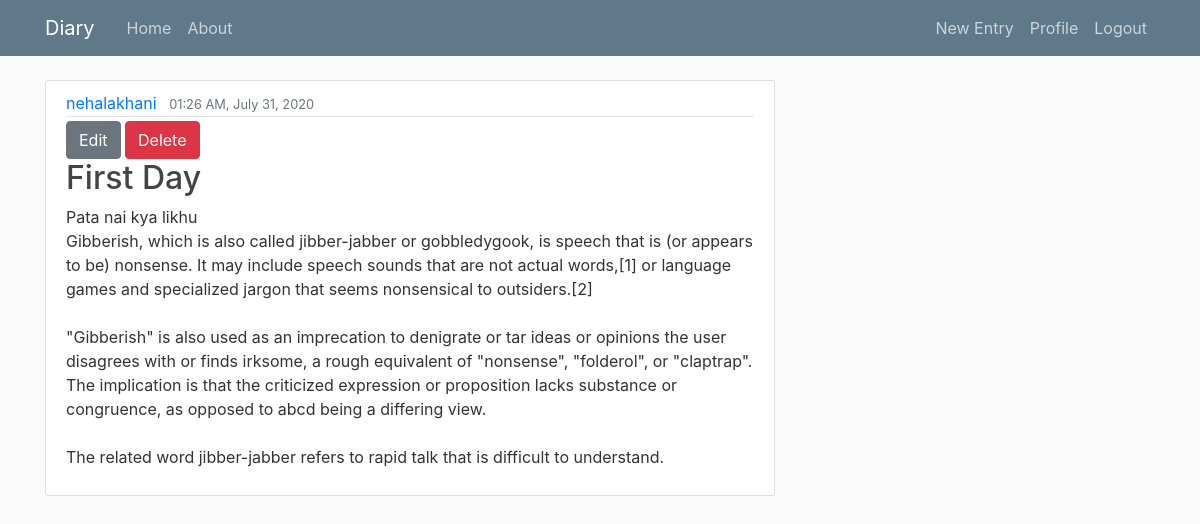
/userdiary/1/ (signed in), run on the app's committed database.
### diary/models.py (models this page shows, shortened)
class Entry(models.Model):
	title=models.CharField(max_length=100)
	content=models.TextField()
	date_posted=models.DateTimeField(default=timezone.now)
	owner=models.ForeignKey(User,on_delete=models.CASCADE)
	class Meta:
		verbose_name_plural='Entries'

### diary/views.py (the view)
# urls.py: path('userdiary/<int:pk>/',views.EntryDetailView.as_view(),name='detail'),
class EntryDetailView(LoginRequiredMixin,UserPassesTestMixin,DetailView):
	model=Entry
	def test_func(self):
		self.object=self.get_object()
		if self.request.user==self.object.owner:
			return True
		return False

### diary/templates/diary/entry_detail.html
{% extends "diary/base.html" %}
{% block content %}
        <article class="media content-section">
          <div class="media-body">
            <div class="article-metadata">
              <a class="mr-2" href="#">{{ object.owner }}</a>
              <small class="text-muted">{{ object.date_posted| date:"h:i A, F d, Y" }}</small>
            </div>
            <div>
              <a class="btn btn-secondary" href="{% url 'update' entry.id %}">Edit</a>
              <a class="btn btn-danger" href="{% url 'delete' entry.id %}">Delete</a>
            </div>
            <h2 class="article-title">{{ object.title }}</h2>
            <p class="article-content2">{{ object.content }}</p>
          </div>
        </article>
{% endblock content %}

### diary/static/diary/main.css (style rules this page uses)
body { background: #fafafa; color: #333333; margin-top: 5rem; }
h1, h2, h3, h4, h5, h6 { color: #444444; }
.content-section { background: #ffffff; padding: 10px 20px; border: 1px solid #dddddd; border-radius: 3px; margin-bottom: 20px; }
.article-title { color: #444444; }
.article-content2 { white-space: pre-line; }
.article-metadata { padding-bottom: 1px; margin-bottom: 4px; border-bottom: 1px solid #e3e3e3 }

### data on the page
Entry: owner "nehalakhani", date_posted "01:26 AM, July 31, 2020", title "First Day", content "Pata nai kya likhu Gibberish, which is also called jibber-jabber or gobbledygook, is speech that is (or appears to be) nonsense. It may include speech sounds that are not actual words,[1] or language games and specialized jargon that seems nonsensical to outsiders.[2] \"Gibberish\" is also used as an imprecation to denigrate or tar ideas or opinions the user disagrees with or finds irksome, a rough equivalent of \"nonsense\", \"folderol\", or \"claptrap\". The implication is that the criticized expression or proposition lacks substance or congruence, as opposed to abcd being a differing view. The related word jibber-jabber refers to rapid talk that is difficult to understand."
